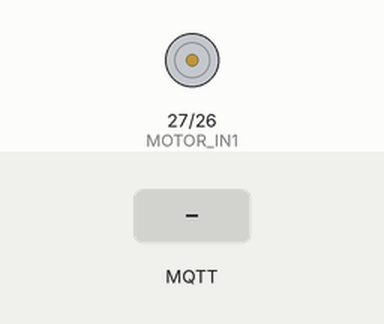
Bench run of a sketch on a simulated ESP32. On the bench: motor-driver pin pairs drawn as motors (green arrow = first pin HIGH = forward, orange = second pin HIGH = backward, longer = more drive, scaled by the enable pin). Inputs (shaded band) come from the test bench. WiFi joins after 1.5 s; servers stay silent unless stated; no MQTT or app messages arrive unless stated; what the sketch prints to the serial monitor is not drawn.

Above: at 2.7 s.
2.8 s: MQTT message "on" arrives on the first subscribed topic
At 3.25 s:
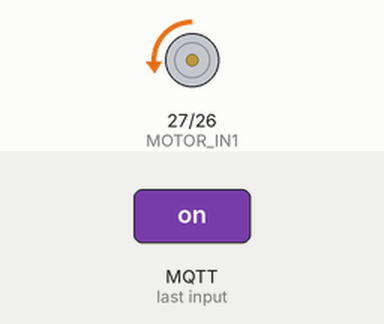
At 5.6 s:
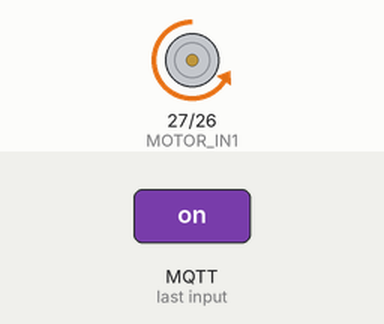
5.8 s: MQTT message "off" arrives on the first subscribed topic
At 6.8 s:
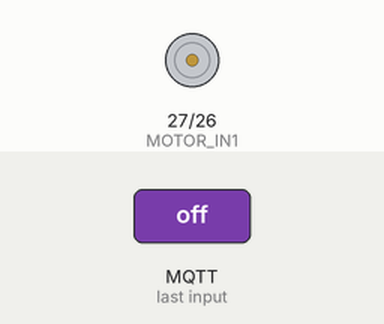
Timing chart, 0 to 8.8 s (numbered marks = the images above; inputs shaded):
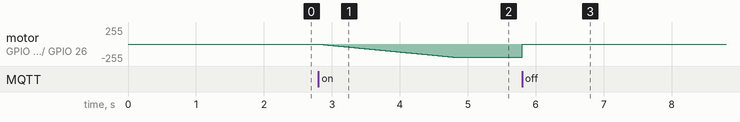

The sketch:

on_of.ino
```cpp
#include <WiFi.h>
#include <PubSubClient.h>

/* ================= WIFI ================= */
const char* ssid = "Rajo Kos ext1-2 luar";
const char* password = "set163204";

/* ================= MQTT ================= */
const char* mqtt_server = "broker.hivemq.com";
const char* mqtt_topic  = "esp32/motor/control";

WiFiClient espClient;
PubSubClient client(espClient);

/* ================= PIN MOTOR ================= */
#define MOTOR_IN1 27
#define MOTOR_IN2 26
#define MOTOR_EN  12

/* ================= PWM ================= */
#define PWM_CHANNEL 0
#define PWM_FREQ    30000
#define PWM_RES     8
#define TARGET_SPEED 200   // 🔥 KECEPATAN OTOMATIS (0–255)

bool motorOn = false;
int currentSpeed = 0;

/* ================= WIFI ================= */
void setup_wifi() {
  Serial.print("Connecting to WiFi");
  WiFi.begin(ssid, password);

  while (WiFi.status() != WL_CONNECTED) {
    delay(500);
    Serial.print(".");
  }

  Serial.println("\nWiFi Connected");
  Serial.println(WiFi.localIP());
}

/* ================= MQTT CALLBACK ================= */
void callback(char* topic, byte* message, unsigned int length) {
  String msg = "";
  for (int i = 0; i < length; i++) {
    msg += (char)message[i];
  }

  msg.trim();
  Serial.println("MQTT: " + msg);

  if (msg == "on") {
    motorOn = true;
    digitalWrite(MOTOR_IN1, LOW);
    digitalWrite(MOTOR_IN2, HIGH);
    Serial.println("Motor ON");
  }
  else if (msg == "off") {
    motorOn = false;
    currentSpeed = 0;
    digitalWrite(MOTOR_IN1, LOW);
    digitalWrite(MOTOR_IN2, LOW);
    ledcWrite(PWM_CHANNEL, 0);
    Serial.println("Motor OFF");
  }
}

/* ================= MQTT RECONNECT ================= */
void reconnect() {
  while (!client.connected()) {
    if (client.connect("ESP32MotorClient")) {
      client.subscribe(mqtt_topic);
      Serial.println("MQTT Connected");
    } else {
      delay(3000);
    }
  }
}

/* ================= SETUP ================= */
void setup() {
  Serial.begin(115200);

  pinMode(MOTOR_IN1, OUTPUT);
  pinMode(MOTOR_IN2, OUTPUT);
  pinMode(MOTOR_EN, OUTPUT);

  ledcSetup(PWM_CHANNEL, PWM_FREQ, PWM_RES);
  ledcAttachPin(MOTOR_EN, PWM_CHANNEL);

  setup_wifi();

  client.setServer(mqtt_server, 1883);
  client.setCallback(callback);
}

/* ================= LOOP ================= */
void loop() {
  if (!client.connected()) {
    reconnect();
  }
  client.loop();

  /* ======== LOGIKA OTOMATIS SPEED ======== */
  if (motorOn && currentSpeed < TARGET_SPEED) {
    currentSpeed++;
    ledcWrite(PWM_CHANNEL, currentSpeed);
    delay(10);  // soft start
  }
}
```

Measured:
- after the input at 2.8 s, motor on GPIO 27 (MOTOR_IN1) / GPIO 26 (MOTOR_IN2): moves from stopped to backward 199/255 over 2.0 s, starting at once
- after the input at 5.8 s, motor on GPIO 27 (MOTOR_IN1) / GPIO 26 (MOTOR_IN2): backward 199/255 → stopped at once
